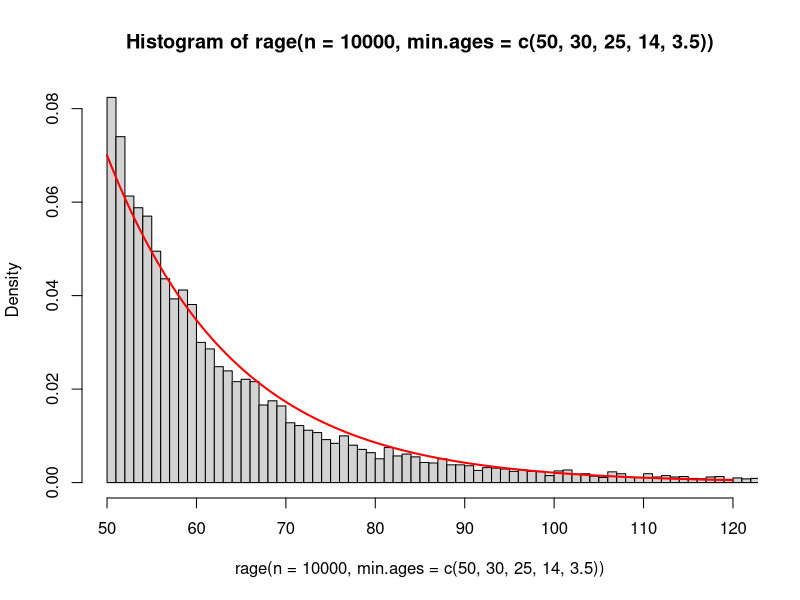
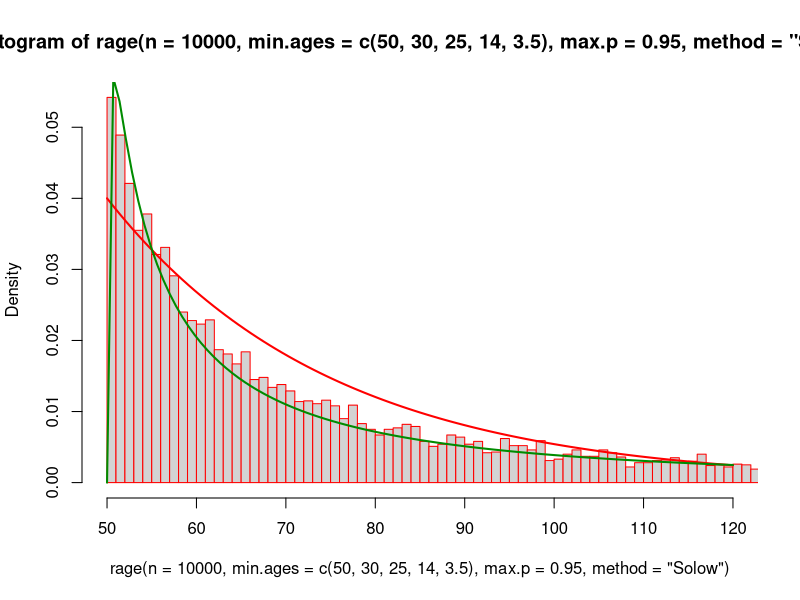
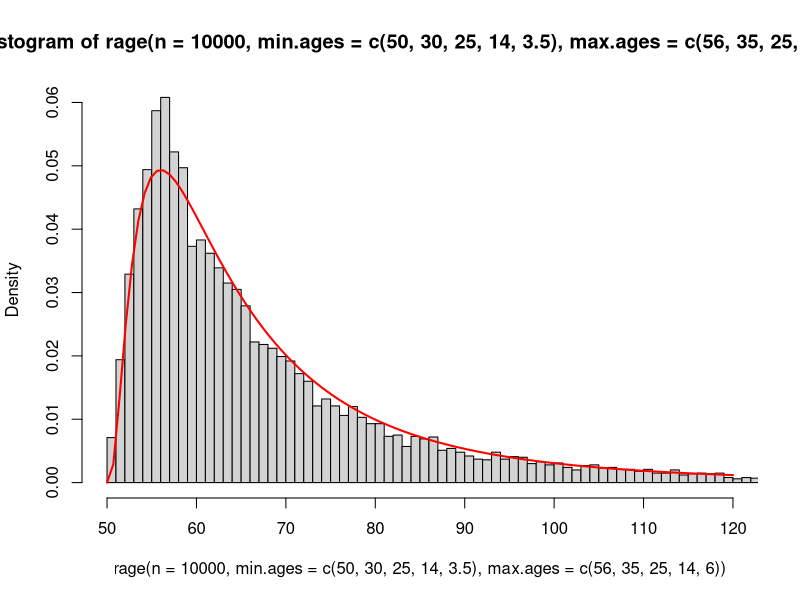
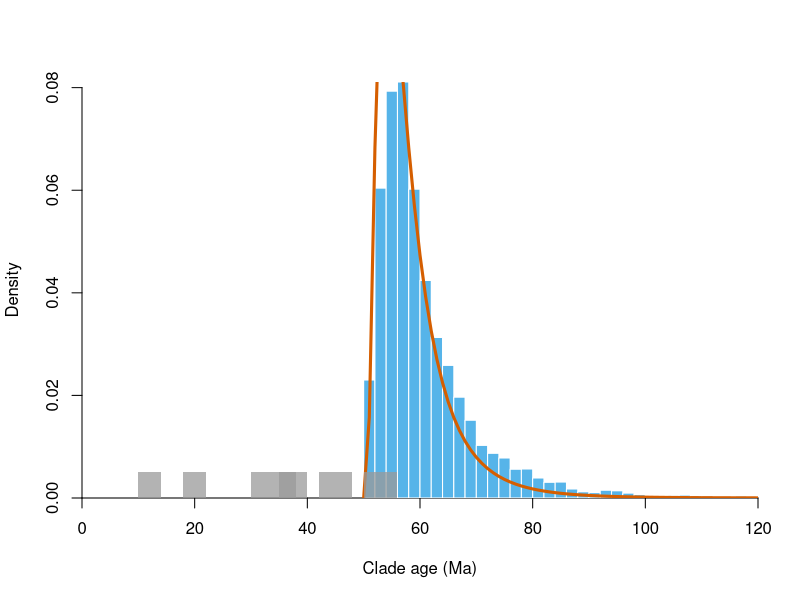
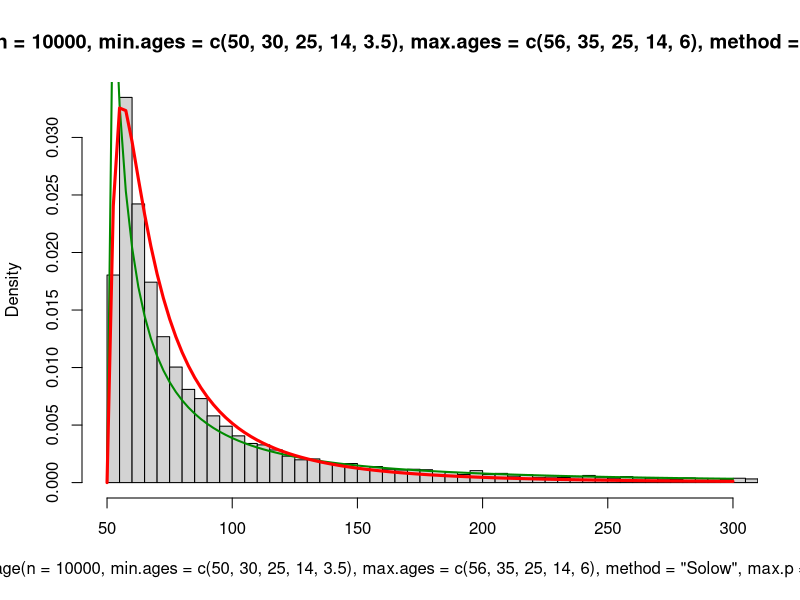
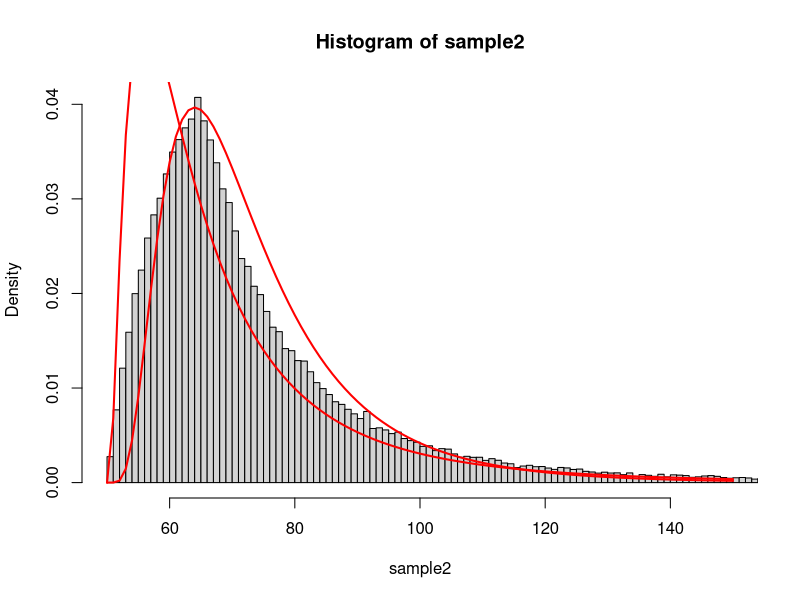

Generate these figures, in order, with R:
##################################################################
### FUNCTIONS FOR ESTIMATING CLADE AGE USING THE FOSSIL RECORD ###
##################################################################

### Author ###
# Santiago Claramunt
# Department of Natural History, Royal Ontario Museum, Toronto, Ontario M5S 2C6, Canada.
# E-mail: sclaramunt@rom.on.ca

#Language: R (https://www.r-project.org)


### Details ###

# These functions model the ucertainty about the age of a clade based on its fossil record. The primary strategy is to generate a random sample of possible clade ages using quantile functions. These numbers can then be used to generate a histogram and fit probability functions for using as priors in Bayesian time tree estiamtion (Claramunt & Cracraft 2015).


### Arguments ###

# ages		vector of fossil ages (age.lik) or a matrix (PD.age.unc) of fossil ages in which the first column is the maximum age (or lower stratigraphic bound) and the second column is the minimum fossil age (upper stratigraphic bound) for each fossil. 

# baseline 	baseline like the present (=0), or some other age of reference. If a baseline is not provided, the minimum value of age is used as baseline n-1 is used instead of n (Solow 2003)

# rescale	If TRUE (default) rescale the likelihood values to maje the curves comprarable across pseudoreplicates with slightly different ages.

# reps		number of pseudoreplicates used to account for fossil age uncertainty.

# line.col	color of the line plot (PD.age.plot)

# ...		further arguments passed to plot()




### FUNCTIONS ###

### Quantile function that computes the age correspoding to a particular probability for the upper bound of a distribution of ages (Strauss & Sadler 1989, Gingerich & Uhen 1998, Solow 2003). The method of Strauss & Sadler (1989) asumes that the distribution of fossil ages is uniform and their formula depends on the fossil ages range and the number of fossil ages. The method of Solow (2003) is a general method for non-uniform distributions and depends on the temporal gap between the oldest and the second oldest fossil ages. Both methods assume that fossil ages are independent samples from the same distribution (only relevant for the two oldest ages for Solow's method), therefore, fossils should be as independent as possible (ideally from different geological formations and different regions).

# In the particular case where there are only two fossil ages and no baseline age specified, Strauss & Sadler's and Solow's methods converge to the same result; the quantile functions are simply Xn/(1-P), and the likelihood function is 1/X.


# Argumetns #

# p		The desired probability level

# ages	Vector of fossil ages.

# baseline 	Youngest bound of the distribution that could be the present (=0) or some other geological age of reference. If a baseline is not provided, the minimum value of ages is used as baseline and n-1 is used instead of n for calculations (Solow 2003). 

# method	Either "StraussSadler" for Strauss & Sadler's (1989) method (default) or "Solow" for Solow's (2003) method. A third option is to use the qbeta function (option "Beta"), since the ratio between the observed timespan and the real timespan for Strauss & Sadler's model is distributed according to a Beta distribution with parameters N and 1 (Wang et al. 2009); this should give the same results as "StraussSadler".


 qage <- function(p=0.5, ages, baseline=NULL, method="StraussSadler") {
 	
 	# If a baseline is not provided, use the minimum of ages as the baseline and subtract one from n.
	
	if(is.null(baseline)) {
		baseline <- min(ages)
		n <- length(ages) -1
		}
		else n <- length(ages)

	# Apply the baseline

	A <- ages - baseline

	if(method=="StraussSadler") {	X <- max(A)*(1-p)^-(1/n) }
	
	else if(method=="Beta") {
		
		Y <- qbeta(p=p, shape1=n, shape2=1)
		
		X <- max(A)/Y}
	
	else if(method=="Solow") {
		
		N <- length(A)
	
		sA <- sort(A)
	
		Z <- sA[N] - sA[N-1]
		
		X <- max(A) + Z*p/(1-p) }
	
	return(X + baseline)
	}


qage(p=c(0.1, 0.5, 0.9), ages=c(54, 30, 25, 14, 5))
qage(p=c(0.1, 0.5, 0.9), ages=c(54, 30, 25, 14, 5), method="Beta")
qage(p=c(0.1, 0.5, 0.9), ages=c(54, 30, 25, 14, 5), method="Solow")

qage(p=c(0.1, 0.5, 0.9), ages=c(54,51), method="Solow")
qage(p=c(0.1, 0.5, 0.9), ages=c(54,51), method="StraussSadler")

# method="Solow" gives the same answer as method="StraussSadler" when there are only two ages and there is no baseline specified (can be demostrated algebraically).



### Random clade age generator ###

# This function uses the quantile function above to generate random clade ages from the corresponding models.

# Arguments #

# n		Number of numbers to be generated.

# min.ages, max.ages Vector of ages, potentially accounting for age uncertainty. If ages are known exactly, only min.ages is used. If some or all ages have uncertainty, typically upper and lower bounds defined by bracketing geological strata, age maximums and minimums are set for each fóssil.

# max.p		Option for sampling up to a certain probability, usefull for avoiding extremelly large values when using Solow (2003). Usefull for exploratory analysis and histograms but the maximum probability should not be restricted if the sample is used in Monte Carlo simulations.

# ...	Other options passed to qage

rage <- function(n, min.ages, max.ages=NULL, max.p=1, ...) {

	if(is.null(max.ages)) {
		
		rA <- qage(p=runif(n, max=max.p), ages=min.ages, ...)
	}

	else if(length(min.ages)==length(min.ages)) {
	
	rA <- numeric(length=n)
	
	for(i in 1:n) {
	
	A <- runif(length(min.ages), min=min.ages, max=max.ages)
	
	rA[i] <- qage(p=runif(1, max=max.p), ages=A, ...)
		
		}
	}
	
	return(rA)	
}


hist(rage(n=10000, min.ages=c(50, 30, 25, 14, 3.5)), breaks=500, freq=FALSE, xlim=c(50,120))

curve(dexp(x-50, rate=0.07), col='red', lwd=2, add=TRUE)


hist(rage(n=10000, min.ages=c(50, 30, 25, 14, 3.5), max.p=0.95, method="Solow"), breaks=500, freq=FALSE, xlim=c(50,120), border="red")

curve(dexp(x-50, rate=0.04), col='red', lwd=2, add=TRUE) # too heavy on intermediate values

curve(dlnorm(x-50, meanlog=log(50-30), sdlog=pi/sqrt(3)), col='green4', lwd=2, add=TRUE)

# This parameterization was suggested by Norris et al. (manuscript) for the case of using the two oldest fosils (i.e. Solow method): meanlog is set to equal log of last gap; sdlog = pi/sqrt(3).


# With age uncertainty in fossil ages #

hist(rage(n=10000, min.ages=c(50, 30, 25, 14, 3.5), max.ages=c(56, 35, 25, 14, 6)), breaks=500, freq=FALSE, xlim=c(50,120))

curve(dlnorm(x-50, meanlog=2.6, sdlog=0.9), col='red', lwd=2, add=TRUE)

# Since the mode of the empirical density is usually very close to the maximum possible age of the oldest fossil, an alternative parameterization of the log-normal probability density function can facilitate the visual fitting by using the interval range of the oldest fossil to set the mode parameter.

DLnorm <- function(x, mode, sdlog) {
	R <- dlnorm(x, meanlog= sdlog^2+log(mode), sdlog=sdlog)
	cat("meanlog =", sdlog^2+log(mode), "; sdlog =", sdlog=sdlog)
	return(R)
}



hist(rage(n=10000, min.ages=c(50, 42, 35, 30, 25, 18, 10), max.ages=c(56, 48, 38, 40, 25, 22, 14)), breaks=200, freq=FALSE, xlim=c(0,120), col="#56B4E9", border="white", xlab="Clade age (Ma)", main="", yaxs="i", xaxs="i", xpd=TRUE)

lines(50:120, DLnorm(50:120-50, sdlog=0.7, mode=4), col='#D55E00', lwd=3, add=TRUE, lend=1)

rect(xleft=c(50, 42, 35, 30, 25, 18, 10), ybottom=0, xright=c(56, 48, 38, 40, 25, 22, 14), ytop=0.005, col=rgb(0.6, 0.6, 0.6, 0.75), border=NA)




# Age uncertainty and Solow's method

hist(rage(n=10000, min.ages=c(50, 30, 25, 14, 3.5), max.ages=c(56, 35, 25, 14, 6), method="Solow", max.p=0.99), breaks=500, freq=FALSE, xlim=c(50,300))

curve(dlnorm(x-50, meanlog=log(50-30), sdlog=pi/sqrt(3)), col='green4', lwd=2, add=TRUE)

curve(DLnorm(x-50, sdlog=1.1, mode=56-50), col='red', lwd=3, add=TRUE)



# A fossil record with greater age uncertainty

sample2 <- rage(100000, min.ages=c(50, 30, 25, 14, 3.5), max.ages=c(65, 35, 25, 14, 6))

hist(sample2, breaks=1000, freq=FALSE, xlim=c(50,150))

curve(DLnorm(x-50, sdlog=0.6, mode=64-50), col='red', lwd=2, add=TRUE)

curve(dlnorm(x-50, meanlog=2.6, sdlog=0.9), col='red', lwd=2, add=TRUE)


# The greaer the uncertainty in the age of the oldest fósil the greater the difference between the sample and the log-normal function: another advantage of using the sample itself in ML MC instead of a parametric distribution plus Bayesian inference.




### References ###

# Claramunt, S., & J. Cracraft 2015. A new time-tree reveals Earth history's imprint on the evolution of modern birds. ScienceAdvances in press.
# Gingerich, P. D., & M. D. Uhen. 1998. Likelihood estimation of the time of origin of Cetacea and the time of divergence of Cetacea and Artiodactyla. Palaeontologia Electronica 1:45.
# Norris, R. W., C. L. Strope, D. M. McCandlish, A. Stoltzfus (manuscript). Bayesian priors for tree calibration: Evaluating two new approaches based on fossil intervals. bioRxiv, doi: https://doi.org/10.1101/014340
#Solow, A. R. 2003. Estimation of stratigraphic ranges when fossil finds are not randomly distributed. Paleobiology 29(2):181-185.
# Strauss D, & P. M. Sadler 1989. Classical confidence intervals and Bayesian probability estimates for ends of local taxon ranges. Mathematica Geology 21:411-427.
# Wang, S. C. 2010. Principles of statistical inference: likelihood and the Bayesian paradigm. Pp. 1-18 in J. Alroy & G. Hunt (eds.) Quantitative methods in paleobiology. The Paleontological Society Papers 16.
# Wang, S. C., D J. Chudzicki & P. J. Everson 2009. Optimal estimators of the position of a mass extinction when recovery potential is uniform. Paleobiology 35(3):447–459.
# Wang, S. C., & P. J. Everson. 2007. Confidence intervals for pulsed mass extinction events. Paleobiology 33(2):324–336.

